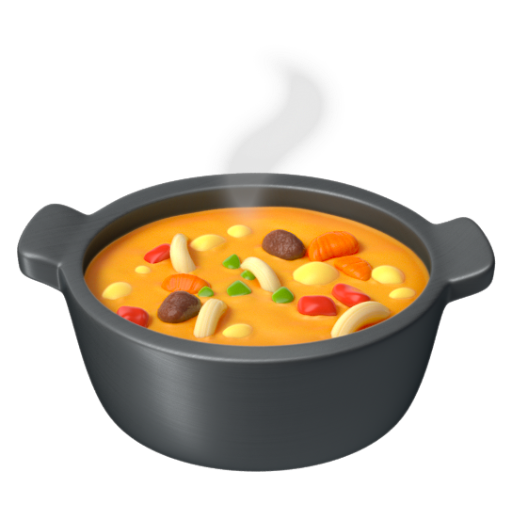
#> input picture app/assets/marmite-source.png, 512 x 512 px
$ python logo-menubily.py ../assets/marmite-source.png ../assets/marmite-source.png ../assets/marmite-source.png 5 out.png
#> lines starting #> are read from the running program, lines starting #| are printed output that depends on the picture
# Logo MenuBily (visuel fourni par le foyer : marmite, nom et slogan) : fond crème rendu transparent (bords adoucis),
# marges retirées, réduit à 300 px de haut pour l'application (en-tête de l'accueil, écran de connexion). En option, la
# marmite seule, en pleine définition, pour l'icône de l'application (scripts/icone-marmite.py la décline ensuite).
# Usage (depuis app/) :
#   python3 scripts/logo-menubily.py assets/logo-menubily-source.png /tmp/logo.png assets/logo-menubily.webp 300 \
#     assets/marmite-source.png
#   python3 scripts/icone-marmite.py
import sys
import numpy as np
from PIL import Image

src, out_png, out_webp, height = sys.argv[1], sys.argv[2], sys.argv[3], int(sys.argv[4])
im = np.asarray(Image.open(src).convert("RGB")).astype(np.float32)
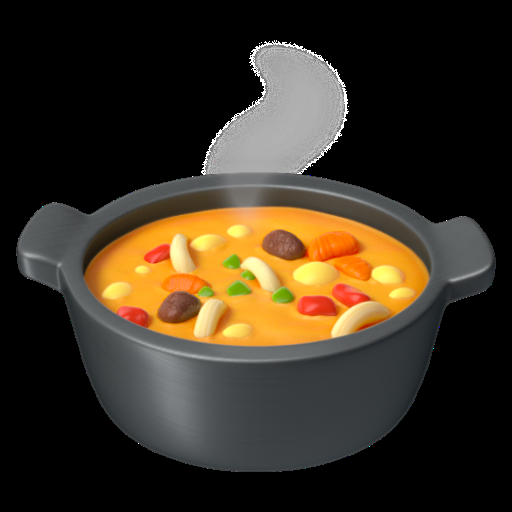
#> im: shape (512, 512, 3) float32; mean R, G, B 59.9, 49.7, 35.2
bg = np.array([253.5, 249.0, 239.2], dtype=np.float32)
d = np.sqrt(((im - bg) ** 2).sum(axis=2))
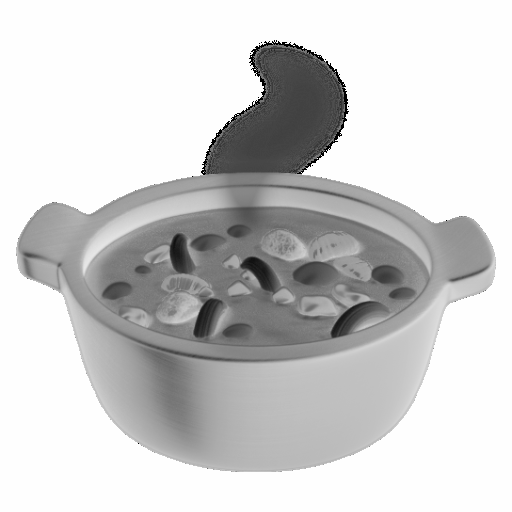
#> d: shape (512, 512) float32; min 16.97, max 428.3, mean 350.7; drawn with min black and max white
T0, T1 = 14.0, 70.0
a = np.clip((d - T0) / (T1 - T0), 0.0, 1.0)
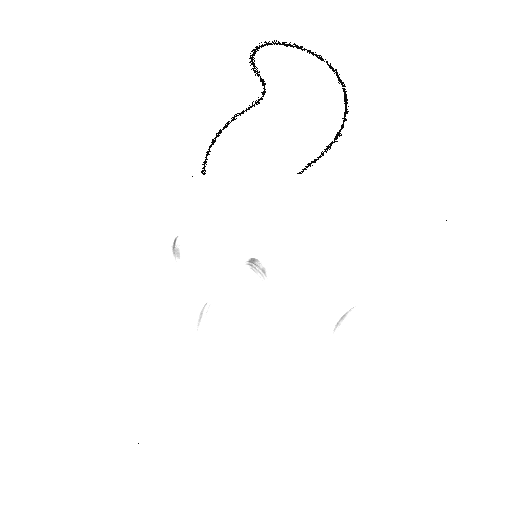
#> a: shape (512, 512) float32; min 0.053, max 1, mean 0.996
# Couleur sans le fond mêlé aux bords : (pixel - (1 - a) * fond) / a.
safe = np.maximum(a, 1e-3)[..., None]
rgb = np.clip((im - (1 - a[..., None]) * bg) / safe, 0, 255)
rgb = np.where(a[..., None] > 0, rgb, 0)
rgba = np.dstack([rgb, a * 255]).astype(np.uint8)
ys, xs = np.where(a > 0.02)
pad = 6
y0, y1 = max(ys.min() - pad, 0), min(ys.max() + pad + 1, rgba.shape[0])
#> y0 = 0; y1 = 512
x0, x1 = max(xs.min() - pad, 0), min(xs.max() + pad + 1, rgba.shape[1])
#> x0 = 0; x1 = 512
img = Image.fromarray(rgba[y0:y1, x0:x1], "RGBA")
print("recadré :", img.size, "ratio", round(img.size[0] / img.size[1], 3))
#| recadré : (512, 512) ratio 1.0
w = round(img.size[0] * height / img.size[1])
#> w = 5
small = img.resize((w, height), Image.LANCZOS)
small.save(out_png, optimize=True)
small.save(out_webp, quality=92, method=6)
print("final :", small.size)
#| final : (5, 5)

if len(sys.argv) > 5:
    # Marmite : tout ce qui précède le premier espace vide (au moins 10 colonnes sans dessin) entre elle et le nom.
    alpha = rgba[y0:y1, x0:x1, 3]
    filled = (alpha > 5).sum(axis=0)
#> filled = 512 values from 512 to 512
    start = img.size[0] // 10
#> start = 51
#> (the run stopped early here; a loop or call above may not have finished)

$ run again, with app/assets/connexion.jpg saved as app/assets/marmite-source.png
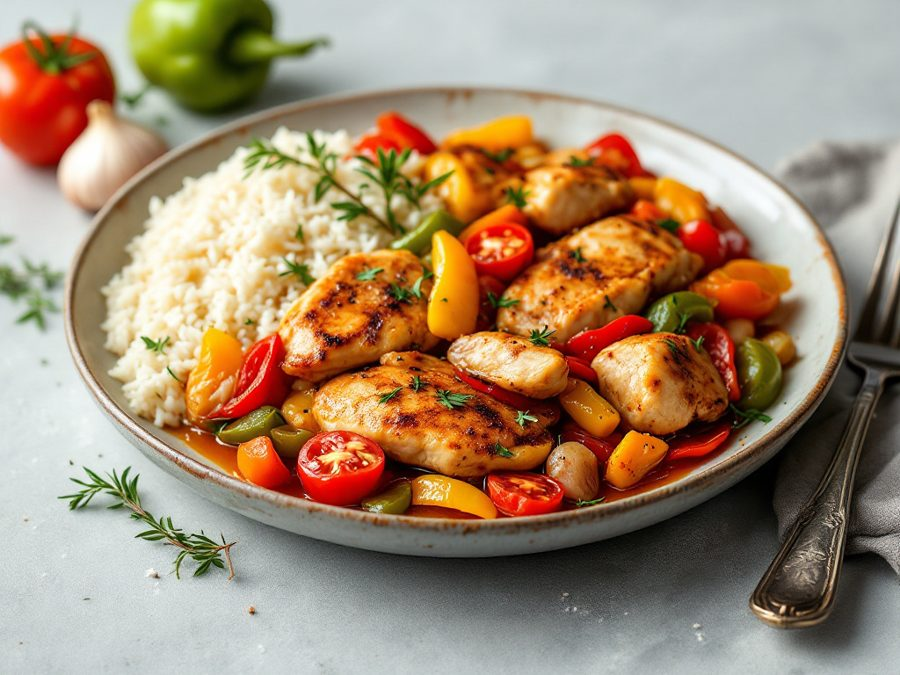
#> input picture app/assets/connexion.jpg, 900 x 675 px
#> `a = np.clip((d - T0) / (T1 - T0), 0.0, 1.0)`:
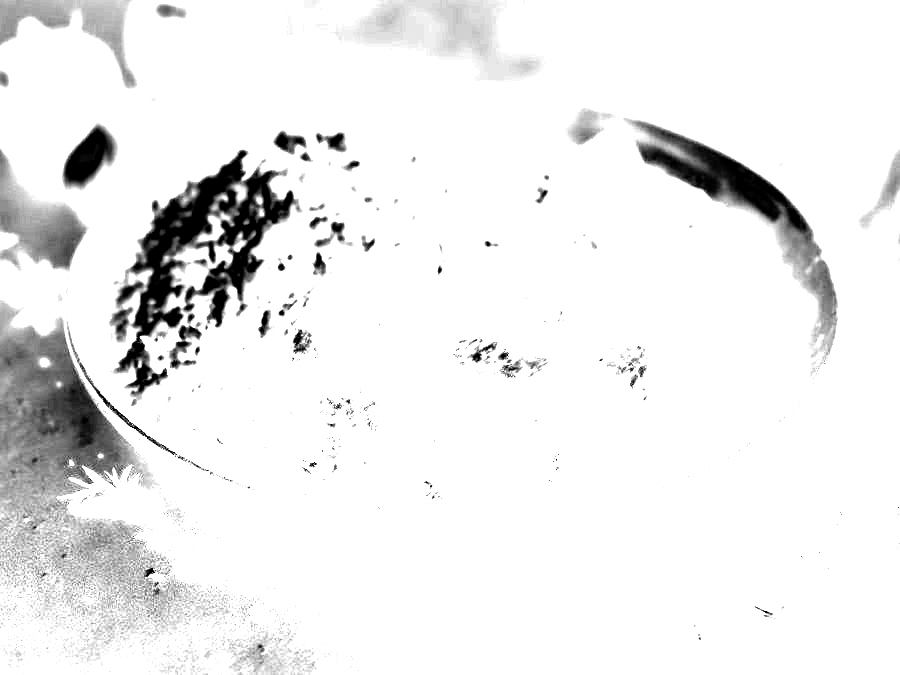
#> a: shape (675, 900) float32; min 0, max 1, mean 0.929
#> `rgb = np.clip((im - (1 - a[..., None]) * bg) / safe, 0, 255)`:
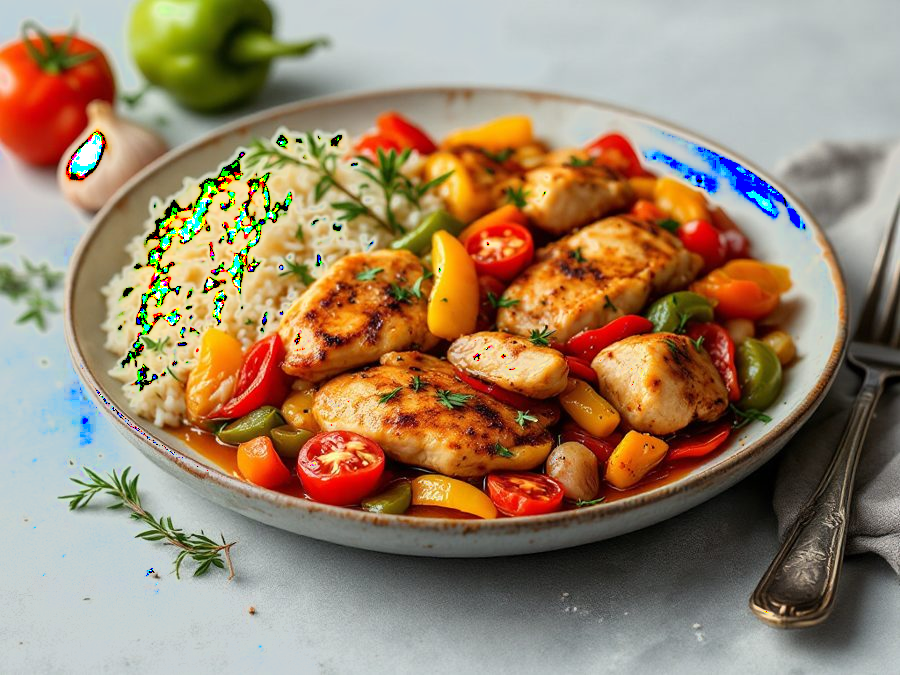
#> rgb: shape (675, 900, 3) float32; mean R, G, B 156.4, 133.2, 107.2
#> y0 = 0; y1 = 675
#> x0 = 0; x1 = 900
#| recadré : (900, 675) ratio 1.333
#| final : (7, 5)
#> filled = 900 values, max 675 at index 0, min 586 at index 157, mean 663.8
